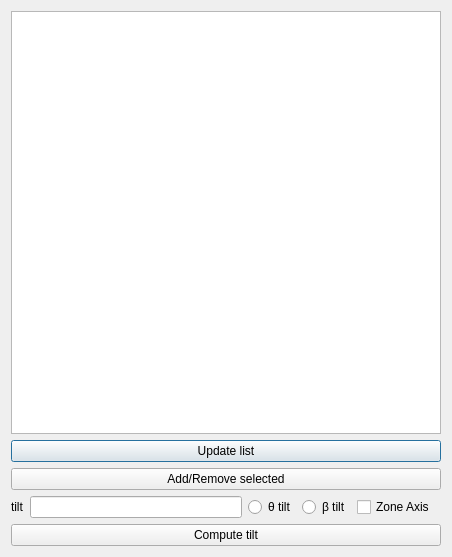
<?xml version="1.0" encoding="UTF-8"?>
<ui version="4.0">
 <class>List</class>
 <widget class="QDialog" name="List">
  <property name="geometry">
   <rect>
    <x>0</x>
    <y>0</y>
    <width>452</width>
    <height>557</height>
   </rect>
  </property>
  <property name="windowTitle">
   <string>List</string>
  </property>
  <layout class="QGridLayout" name="gridLayout">
   <item row="1" column="0" colspan="6">
    <widget class="QPushButton" name="list_button">
     <property name="text">
      <string>Update list</string>
     </property>
    </widget>
   </item>
   <item row="4" column="3">
    <widget class="QRadioButton" name="beta_button">
     <property name="text">
      <string>β tilt</string>
     </property>
    </widget>
   </item>
   <item row="4" column="2">
    <widget class="QRadioButton" name="z_button">
     <property name="text">
      <string>θ tilt</string>
     </property>
    </widget>
   </item>
   <item row="0" column="0" colspan="6">
    <widget class="QTableWidget" name="list_table"/>
   </item>
   <item row="4" column="4">
    <widget class="QCheckBox" name="ZA_button">
     <property name="text">
      <string>Zone Axis</string>
     </property>
    </widget>
   </item>
   <item row="2" column="0" colspan="6">
    <widget class="QPushButton" name="plot_button">
     <property name="text">
      <string>Add/Remove selected</string>
     </property>
    </widget>
   </item>
   <item row="4" column="0">
    <widget class="QLabel" name="tilt_label">
     <property name="text">
      <string>tilt</string>
     </property>
    </widget>
   </item>
   <item row="10" column="0" colspan="6">
    <widget class="QPushButton" name="alpha_button">
     <property name="text">
      <string>Compute tilt</string>
     </property>
    </widget>
   </item>
   <item row="4" column="1">
    <widget class="QLineEdit" name="tilt_entry"/>
   </item>
  </layout>
 </widget>
 <tabstops>
  <tabstop>list_table</tabstop>
  <tabstop>list_button</tabstop>
  <tabstop>plot_button</tabstop>
  <tabstop>tilt_entry</tabstop>
  <tabstop>z_button</tabstop>
  <tabstop>beta_button</tabstop>
  <tabstop>ZA_button</tabstop>
  <tabstop>alpha_button</tabstop>
 </tabstops>
 <resources/>
 <connections/>
</ui>
